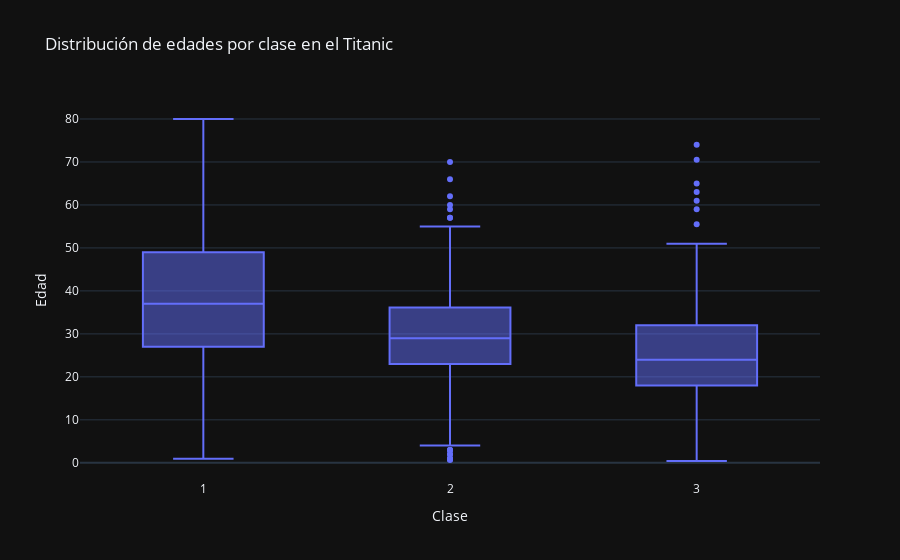

The notebook cell this image was saved under:
### Code cell
fig = px.box(titanic_df, x="Pclass", y="Age", labels={"Pclass": "Clase", "Age": "Edad"}, title="Distribución de edades por clase en el Titanic",
                template="plotly_dark")
print("Gráfico de caja para visualizar la distribución de las edades de los pasajeros por clase")
fig.show()

### Figure 1 — Plotly figure (JSON) as saved in the notebook; plotly's stock layout.template omitted (floating-point values rounded to 4 significant figures; data arrays with more than 128 entries replaced by an {"elided": "..."} marker saying what was removed)
{"data": [{"alignmentgroup": "True", "hovertemplate": "Clase=%{x}<br>Edad=%{y}<extra></extra>", "legendgroup": "", "marker": {"color": "#636efa"}, "name": "", "notched": false, "offsetgroup": "", "orientation": "v", "showlegend": false, "type": "box", "x": {"elided": "891 int values"}, "x0": " ", "xaxis": "x", "y": {"elided": "891 float values"}, "y0": " ", "yaxis": "y"}], "layout": {"boxmode": "group", "legend": {"tracegroupgap": 0}, "title": {"text": "Distribución de edades por clase en el Titanic"}, "xaxis": {"anchor": "y", "domain": [0, 1], "title": {"text": "Clase"}}, "yaxis": {"anchor": "x", "domain": [0, 1], "title": {"text": "Edad"}}}}
